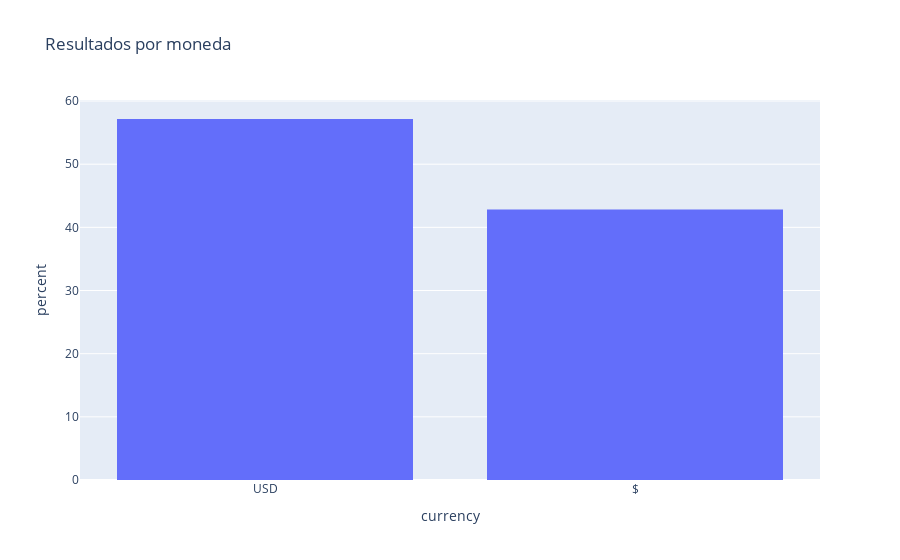

The cell this chart's notebook holds for it:
### Markdown cell above
Las publicaciones hoy en dia pueden estar en pesos o en dolares, veamos como se distribuyen esas operaciones

### Code cell
px.histogram(
    df2,
    x="currency",
    title="Resultados por moneda",
    histnorm='percent'
    ).update_xaxes(categoryorder="total descending")

### Figure 1 — Plotly figure (JSON) as saved in the notebook; plotly's stock layout.template omitted (floating-point values rounded to 4 significant figures; data arrays with more than 128 entries replaced by an {"elided": "..."} marker saying what was removed)
{"data": [{"alignmentgroup": "True", "bingroup": "x", "histnorm": "percent", "hovertemplate": "currency=%{x}<br>percent=%{y}<extra></extra>", "legendgroup": "", "marker": {"color": "#636efa", "pattern": {"shape": ""}}, "name": "", "offsetgroup": "", "orientation": "v", "showlegend": false, "type": "histogram", "x": {"elided": "6136 str values"}, "xaxis": "x", "yaxis": "y"}], "layout": {"barmode": "relative", "legend": {"tracegroupgap": 0}, "title": {"text": "Resultados por moneda"}, "xaxis": {"anchor": "y", "categoryorder": "total descending", "domain": [0, 1], "title": {"text": "currency"}}, "yaxis": {"anchor": "x", "domain": [0, 1], "title": {"text": "percent"}}}}
